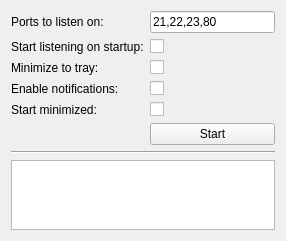
<?xml version="1.0" encoding="UTF-8"?>
<ui version="4.0">
 <class>MainWindow</class>
 <widget class="QMainWindow" name="MainWindow">
  <property name="geometry">
   <rect>
    <x>0</x>
    <y>0</y>
    <width>286</width>
    <height>231</height>
   </rect>
  </property>
  <property name="windowTitle">
   <string>Port Scan Detector</string>
  </property>
  <property name="windowIcon">
   <iconset resource="resources.qrc">
    <normaloff>:/images/target-green.png</normaloff>:/images/target-green.png</iconset>
  </property>
  <widget class="QWidget" name="centralWidget">
   <layout class="QVBoxLayout" name="verticalLayout">
    <item>
     <layout class="QGridLayout" name="gridLayout">
      <item row="0" column="1">
       <widget class="QLineEdit" name="portEntryLine">
        <property name="text">
         <string>21,22,23,80</string>
        </property>
       </widget>
      </item>
      <item row="0" column="0">
       <widget class="QLabel" name="label">
        <property name="text">
         <string>Ports to listen on:</string>
        </property>
        <property name="alignment">
         <set>Qt::AlignLeading|Qt::AlignLeft|Qt::AlignVCenter</set>
        </property>
       </widget>
      </item>
      <item row="5" column="1">
       <widget class="QPushButton" name="startButton">
        <property name="text">
         <string>Start</string>
        </property>
        <property name="checkable">
         <bool>true</bool>
        </property>
       </widget>
      </item>
      <item row="1" column="0">
       <widget class="QLabel" name="label_3">
        <property name="text">
         <string>Start listening on startup:</string>
        </property>
        <property name="alignment">
         <set>Qt::AlignLeading|Qt::AlignLeft|Qt::AlignVCenter</set>
        </property>
       </widget>
      </item>
      <item row="1" column="1">
       <widget class="QCheckBox" name="listenOnStartCheckbox">
        <property name="text">
         <string/>
        </property>
       </widget>
      </item>
      <item row="2" column="0">
       <widget class="QLabel" name="label_2">
        <property name="text">
         <string>Minimize to tray:</string>
        </property>
        <property name="alignment">
         <set>Qt::AlignLeading|Qt::AlignLeft|Qt::AlignVCenter</set>
        </property>
       </widget>
      </item>
      <item row="3" column="0">
       <widget class="QLabel" name="label_4">
        <property name="text">
         <string>Enable notifications:</string>
        </property>
        <property name="alignment">
         <set>Qt::AlignLeading|Qt::AlignLeft|Qt::AlignVCenter</set>
        </property>
       </widget>
      </item>
      <item row="2" column="1">
       <widget class="QCheckBox" name="minimizeToTrayCheckbox">
        <property name="text">
         <string/>
        </property>
       </widget>
      </item>
      <item row="3" column="1">
       <widget class="QCheckBox" name="enableNotificationsCheckbox">
        <property name="text">
         <string/>
        </property>
       </widget>
      </item>
      <item row="4" column="0">
       <widget class="QLabel" name="label_5">
        <property name="text">
         <string>Start minimized:</string>
        </property>
       </widget>
      </item>
      <item row="4" column="1">
       <widget class="QCheckBox" name="startMinimizedCheckbox">
        <property name="text">
         <string/>
        </property>
       </widget>
      </item>
     </layout>
    </item>
    <item>
     <widget class="Line" name="line">
      <property name="orientation">
       <enum>Qt::Horizontal</enum>
      </property>
     </widget>
    </item>
    <item>
     <widget class="QPlainTextEdit" name="logTextEdit">
      <property name="readOnly">
       <bool>true</bool>
      </property>
     </widget>
    </item>
   </layout>
  </widget>
 </widget>
 <layoutdefault spacing="6" margin="11"/>
 <resources>
  <include location="resources.qrc"/>
 </resources>
 <connections/>
</ui>
